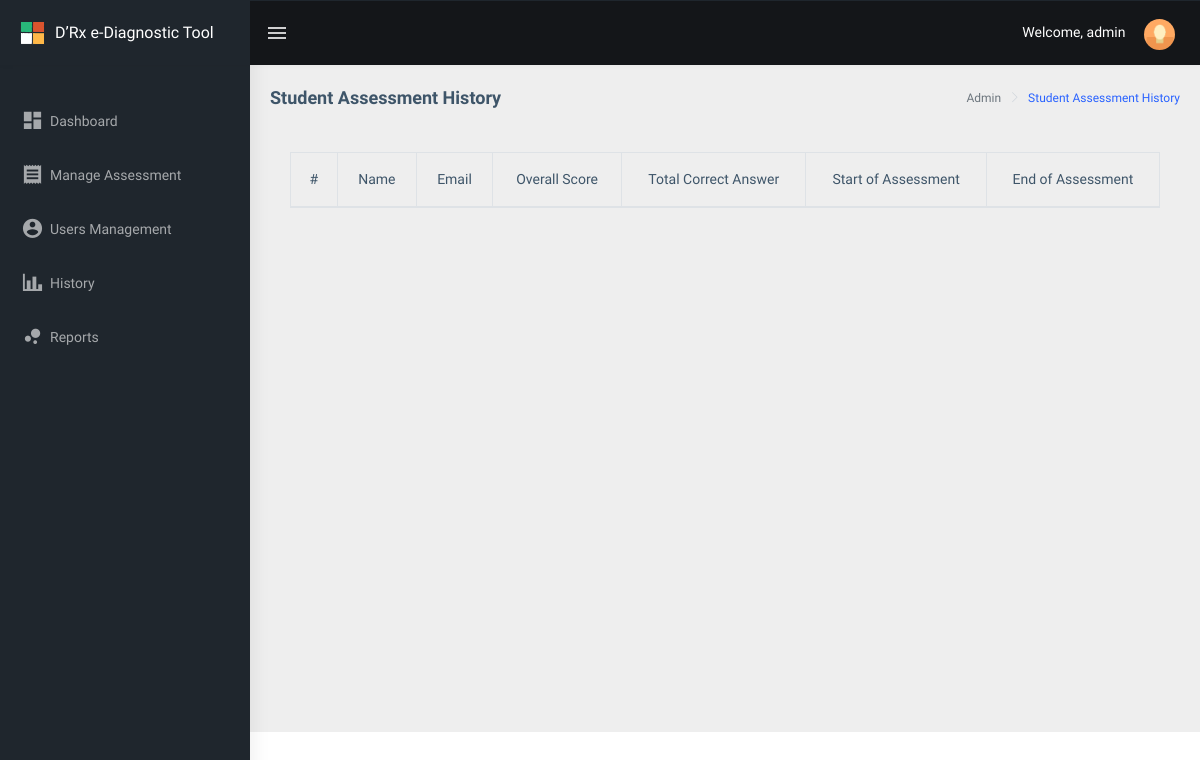
The page /public/main/teacher/history/index.php (signed in) on the database as committed earlier.
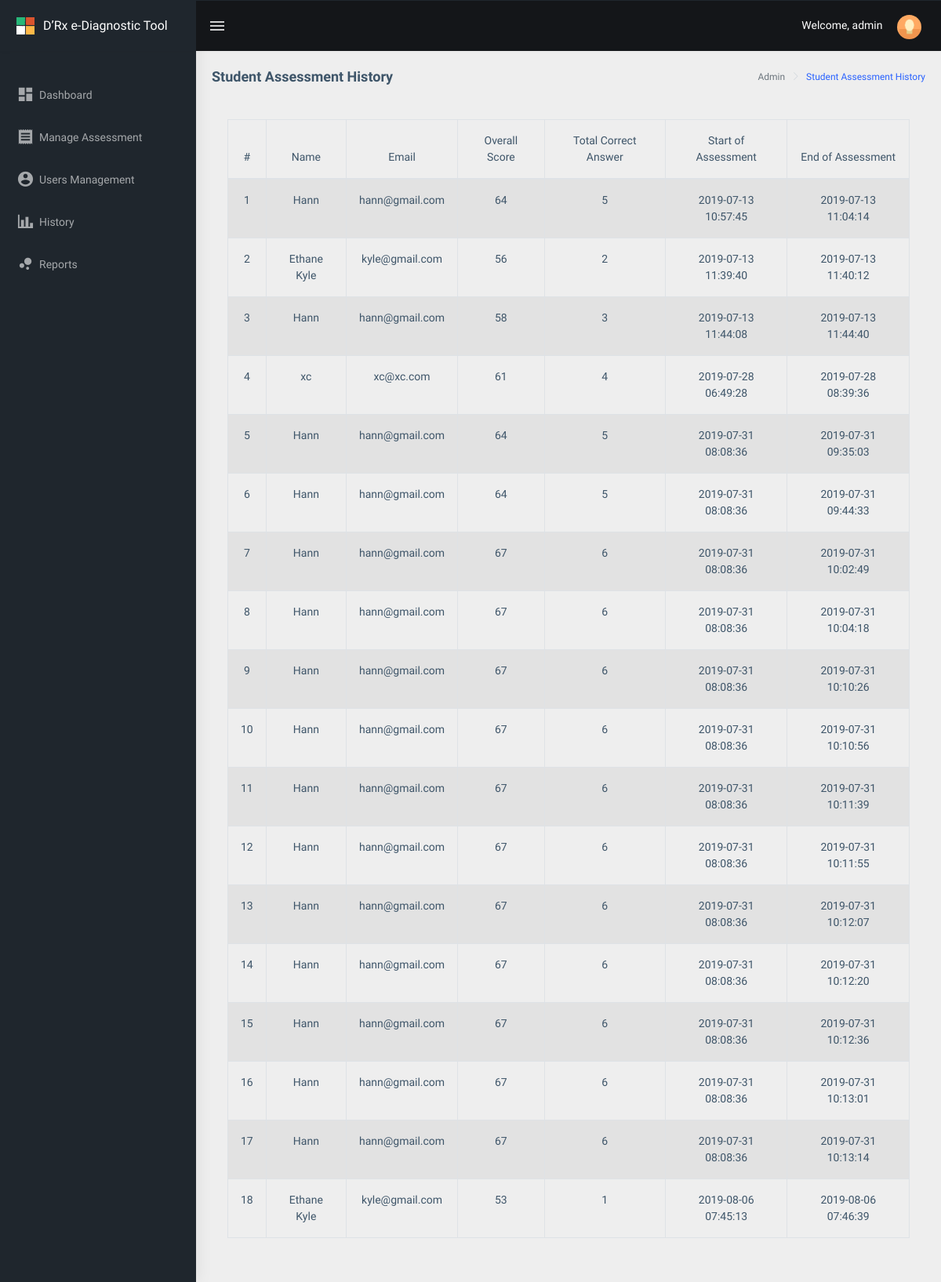
The same page on the database as committed later.
### tables this page shows
CREATE TABLE `drxassessment_assessment_history` (
  `drxassessment_id` int(11) NOT NULL,
  `user_id` int(11) NOT NULL,
  `user_name` text NOT NULL,
  `user_email` text NOT NULL,
  `domain_name` text NOT NULL,
  `questions` text NOT NULL,
  `answer` text NOT NULL,
  `total_correct_answer` int(25) NOT NULL,
  `overall_score` int(100) NOT NULL,
  `created_at` datetime NOT NULL DEFAULT CURRENT_TIMESTAMP,
  `start_at` datetime NOT NULL,
  `end_at` datetime NOT NULL
);

### public/main/teacher/history/index.php (the view, shortened to what the changed rows need)
<?php
include("../../../../config/common/asdasf9z09x0c90zx90123.php");
$connection->setAttribute(PDO::ATTR_ERRMODE, PDO::ERRMODE_EXCEPTION);
?>
<!DOCTYPE html>
<html dir="ltr" lang="en">
<head>
    <link href="../../../assets/libs/flot/css/float-chart.css" rel="stylesheet">
    <link href="../../../dist/css/style.min.css" rel="stylesheet">
    <link href="../../../assets/libs/datatables.net-bs4/css/dataTables.bootstrap4.css" rel="stylesheet">
</head>
<body>
    <div id="main-wrapper">
        <div class="page-wrapper">
            <div class="container-fluid">
			<div class="card-body">
			 <div class="table-responsive">
					<table id="zero_config" class="table table-striped table-bordered">
							<thead>
									<tr>
											<th class="text-center">#</th>
											<th class="text-center">Name</th>
											<th class="text-center">Email</th>
											<th class="text-center">Overall Score</th>
											<th class="text-center">Total Correct Answer</th>
                                            <th class="text-center">Start of Assessment</th>
											<th class="text-center">End of Assessment</th>
									</tr>
							</thead>
							<tbody>
							<?php
    	                          $drx_count = 0;
    							  $result = $connection->prepare("SELECT * FROM drxassessment_assessment_history");
    						      $result->execute();
                              while ($row = $result->fetch(PDO::FETCH_ASSOC)) {
                                  $drx_count++;
    							  $user_email = $row['user_email'];
    							  $user_name = $row['user_name'];
    							  $total_correct_answer = $row['total_correct_answer'];
                                  $overall_score = $row['overall_score'];
                                  $start_at = $row['start_at'];
    							  $end_at = $row['end_at'];
	                         ?>
        							<tr>
        								<td class="text-center"><?php echo $drx_count; ?></td>
        								<td class="text-center"><?php echo $user_name; ?></td>
        								<td class="text-center"><?php echo $user_email; ?></td>
        								<td class="text-center"><?php echo $overall_score; ?></td>
        								<td class="text-center"><?php echo $total_correct_answer; ?></td>
                                        <td class="text-center"><?php echo $start_at; ?></td>
        								<td class="text-center"><?php echo $end_at; ?></td>
        							</tr>
        						<?php } ?>
					</tbody>
			</table>
	</div>
            </div>
        </div>
    </div>
</body>
</html>

Rows that differ between the two databases and show on the page:
added drxassessment_assessment_history: user_name "Hann", user_email "hann@gmail.com", overall_score "64", total_correct_answer "5", start_at "2019-07-13 10:57:45", end_at "2019-07-13 11:04:14"
added drxassessment_assessment_history: user_name "Ethane Kyle", user_email "kyle@gmail.com", overall_score "56", total_correct_answer "2", start_at "2019-07-13 11:39:40", end_at "2019-07-13 11:40:12"
added drxassessment_assessment_history: user_name "Hann", user_email "hann@gmail.com", overall_score "58", total_correct_answer "3", start_at "2019-07-13 11:44:08", end_at "2019-07-13 11:44:40"
added drxassessment_assessment_history: user_name "xc", user_email "xc@xc.com", overall_score "61", total_correct_answer "4", start_at "2019-07-28 06:49:28", end_at "2019-07-28 08:39:36"
added drxassessment_assessment_history: user_name "Hann", user_email "hann@gmail.com", overall_score "64", total_correct_answer "5", start_at "2019-07-31 08:08:36", end_at "2019-07-31 09:35:03"
added drxassessment_assessment_history: user_name "Hann", user_email "hann@gmail.com", overall_score "64", total_correct_answer "5", start_at "2019-07-31 08:08:36", end_at "2019-07-31 09:44:33"
added drxassessment_assessment_history: user_name "Hann", user_email "hann@gmail.com", overall_score "67", total_correct_answer "6", start_at "2019-07-31 08:08:36", end_at "2019-07-31 10:02:49"
added drxassessment_assessment_history: user_name "Hann", user_email "hann@gmail.com", overall_score "67", total_correct_answer "6", start_at "2019-07-31 08:08:36", end_at "2019-07-31 10:04:18"
added drxassessment_assessment_history: user_name "Hann", user_email "hann@gmail.com", overall_score "67", total_correct_answer "6", start_at "2019-07-31 08:08:36", end_at "2019-07-31 10:10:26"
added drxassessment_assessment_history: user_name "Hann", user_email "hann@gmail.com", overall_score "67", total_correct_answer "6", start_at "2019-07-31 08:08:36", end_at "2019-07-31 10:10:56"
added drxassessment_assessment_history: user_name "Hann", user_email "hann@gmail.com", overall_score "67", total_correct_answer "6", start_at "2019-07-31 08:08:36", end_at "2019-07-31 10:11:39"
added drxassessment_assessment_history: user_name "Hann", user_email "hann@gmail.com", overall_score "67", total_correct_answer "6", start_at "2019-07-31 08:08:36", end_at "2019-07-31 10:11:55"
added drxassessment_assessment_history: user_name "Hann", user_email "hann@gmail.com", overall_score "67", total_correct_answer "6", start_at "2019-07-31 08:08:36", end_at "2019-07-31 10:12:07"
added drxassessment_assessment_history: user_name "Hann", user_email "hann@gmail.com", overall_score "67", total_correct_answer "6", start_at "2019-07-31 08:08:36", end_at "2019-07-31 10:12:20"
added drxassessment_assessment_history: user_name "Hann", user_email "hann@gmail.com", overall_score "67", total_correct_answer "6", start_at "2019-07-31 08:08:36", end_at "2019-07-31 10:12:36"
added drxassessment_assessment_history: user_name "Hann", user_email "hann@gmail.com", overall_score "67", total_correct_answer "6", start_at "2019-07-31 08:08:36", end_at "2019-07-31 10:13:01"
added drxassessment_assessment_history: user_name "Hann", user_email "hann@gmail.com", overall_score "67", total_correct_answer "6", start_at "2019-07-31 08:08:36", end_at "2019-07-31 10:13:14"
added drxassessment_assessment_history: user_name "Ethane Kyle", user_email "kyle@gmail.com", overall_score "53", total_correct_answer "1", start_at "2019-08-06 07:45:13", end_at "2019-08-06 07:46:39"
